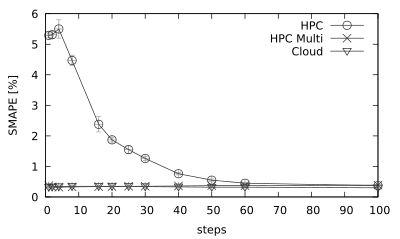

Recreate this plot in gnuplot.
#set term png size 800,400
#set output 'by-step-smape.png'

set terminal pdf size 4,2.4
set output 'by-step-smape.pdf'

#x axis formatting
set xlabel 'steps'

#y axis formatting
set ylabel 'SMAPE [%]'

# styles
set style line 1 \
    linecolor rgb '#606060' \
    linetype 1 linewidth 1.0 \
    pointtype 6 pointsize 0.5
set style line 2 \
    linecolor rgb '#606060' \
    linetype 1 linewidth 1.0 \
    pointtype 4 pointsize 0.5
set style line 3 \
    linecolor rgb '#A0A0A0' \
    linetype 1 linewidth 1
set style line 4 \
    linecolor rgb '#606060' \
    linetype 1 linewidth 1.0 \
    pointtype 8 pointsize 0.5    

set autoscale

plot \
    "by-step-smape-hpc.csv" using 1:2:3 with errorbars ls 3 notitle, "" using 1:2 with linespoints ls 1 title 'HPC', \
    "by-step-smape-hpcmulti.csv" using 1:2:3 with errorbars ls 3 notitle, "" using 1:2 with linespoints ls 4 title 'HPC Multi', \
    "by-step-smape-uninet.csv" using 1:2:3 with errorbars ls 3 notitle, "" using 1:2 with linespoints ls 2 title 'Cloud'
